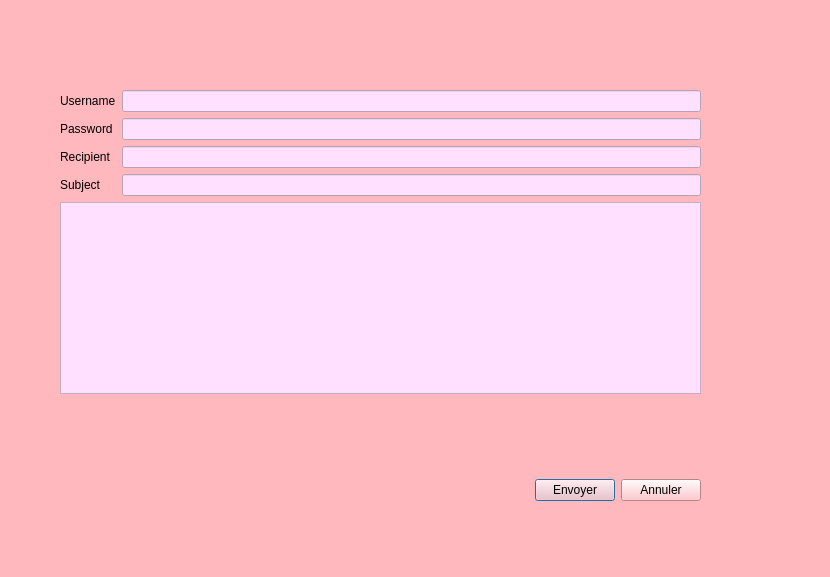
<?xml version="1.0" encoding="UTF-8"?>
<ui version="4.0">
 <class>Dialog</class>
 <widget class="QDialog" name="Dialog">
  <property name="geometry">
   <rect>
    <x>0</x>
    <y>0</y>
    <width>830</width>
    <height>577</height>
   </rect>
  </property>
  <property name="windowTitle">
   <string>Dialog</string>
  </property>
  <property name="styleSheet">
   <string notr="true">font: 10pt &quot;MS Shell Dlg 2&quot;;
background-color:rgb(255, 185, 190);</string>
  </property>
  <widget class="QWidget" name="layoutWidget">
   <property name="geometry">
    <rect>
     <x>60</x>
     <y>90</y>
     <width>641</width>
     <height>411</height>
    </rect>
   </property>
   <layout class="QVBoxLayout" name="verticalLayout">
    <item>
     <layout class="QFormLayout" name="formLayout">
      <item row="0" column="0">
       <widget class="QLabel" name="nomLabel">
        <property name="text">
         <string>Username</string>
        </property>
       </widget>
      </item>
      <item row="0" column="1">
       <widget class="QLineEdit" name="uname">
        <property name="styleSheet">
         <string notr="true">background-color: rgb(255, 170, 255);
background-color: rgb(255, 225, 255);</string>
        </property>
       </widget>
      </item>
      <item row="1" column="0">
       <widget class="QLabel" name="prenomLabel">
        <property name="text">
         <string>Password</string>
        </property>
       </widget>
      </item>
      <item row="1" column="1">
       <widget class="QLineEdit" name="passwd">
        <property name="styleSheet">
         <string notr="true">background-color: rgb(255, 170, 255);
background-color: rgb(255, 225, 255);</string>
        </property>
       </widget>
      </item>
      <item row="2" column="0">
       <widget class="QLabel" name="recipientLabel">
        <property name="text">
         <string>Recipient</string>
        </property>
       </widget>
      </item>
      <item row="2" column="1">
       <widget class="QLineEdit" name="recipient">
        <property name="styleSheet">
         <string notr="true">background-color: rgb(255, 170, 255);
background-color: rgb(255, 225, 255);</string>
        </property>
       </widget>
      </item>
      <item row="3" column="0">
       <widget class="QLabel" name="subjectLabel">
        <property name="text">
         <string>Subject</string>
        </property>
       </widget>
      </item>
      <item row="3" column="1">
       <widget class="QLineEdit" name="subjectLineEdit">
        <property name="styleSheet">
         <string notr="true">background-color: rgb(255, 170, 255);
background-color: rgb(255, 225, 255);</string>
        </property>
       </widget>
      </item>
     </layout>
    </item>
    <item>
     <widget class="QTextEdit" name="message">
      <property name="styleSheet">
       <string notr="true">background-color: rgb(255, 170, 255);
background-color: rgb(255, 225, 255);</string>
      </property>
     </widget>
    </item>
    <item>
     <spacer name="verticalSpacer">
      <property name="orientation">
       <enum>Qt::Vertical</enum>
      </property>
      <property name="sizeHint" stdset="0">
       <size>
        <width>20</width>
        <height>40</height>
       </size>
      </property>
     </spacer>
    </item>
    <item>
     <layout class="QHBoxLayout" name="horizontalLayout">
      <item>
       <spacer name="horizontalSpacer">
        <property name="orientation">
         <enum>Qt::Horizontal</enum>
        </property>
        <property name="sizeHint" stdset="0">
         <size>
          <width>40</width>
          <height>20</height>
         </size>
        </property>
       </spacer>
      </item>
      <item>
       <widget class="QPushButton" name="envoyer_dialog">
        <property name="text">
         <string>Envoyer</string>
        </property>
       </widget>
      </item>
      <item>
       <widget class="QPushButton" name="annuler_mail">
        <property name="text">
         <string>Annuler</string>
        </property>
       </widget>
      </item>
     </layout>
    </item>
   </layout>
  </widget>
 </widget>
 <resources/>
 <connections/>
</ui>
